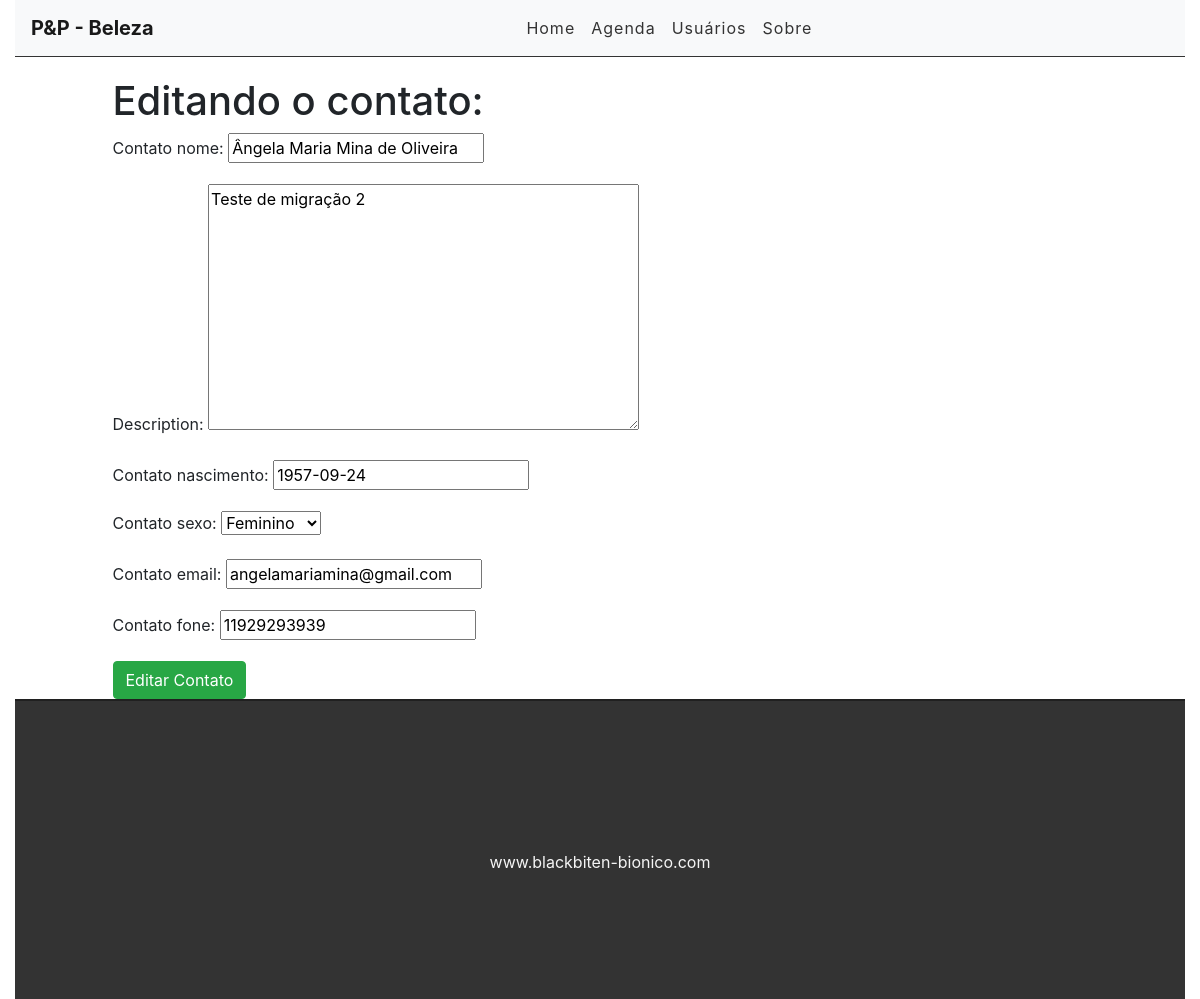
/edit/6, run on the app's committed database.
### busca/models.py (models this page shows)
class Contato(models.Model):
    SEXO_CHOICES = (
        (u'masculino', u'Masculino'),
        (u'feminino', u'Feminino'),
    )
    STATUS_CHOICES = (
        (u'em atendimento', 'Em Atendimento'),
        (u'atendimento encerrado', 'Atendimento encerrado'),
        (u'encerrado', 'Encerrado'),
    )
    contato_id = models.AutoField(primary_key=True)
    contato_nome = models.CharField(max_length=45)
    contato_nascimento = models.DateField()
    contato_sexo = models.CharField(max_length=50, choices=SEXO_CHOICES)
    contato_email = models.CharField(max_length=50)
    contato_fone = models.CharField(max_length=11)
    description = models.TextField()
    status = models.CharField(max_length=50, choices=STATUS_CHOICES,)
    created_at = models.DateTimeField(auto_now_add=True)
    update_at = models.DateTimeField(auto_now=True)

### busca/views.py (the view)
# urls.py: path('edit/<int:contato_id>', views.editcontato, name='edit-contato'),
def editcontato(request, contato_id):
    contato = get_object_or_404(Contato, pk=contato_id)
    form = ContatoForm(instance=contato)
    if(request.method== 'POST'):
        form = ContatoForm(request.POST, instance=contato)
        if(form.is_valid()):
            contato.save()
            return redirect('/')
        else:
            return render(request, 'busca/editcontato.html', {'form': form, 'contato': contato})
    else:
        return render(request, 'busca/editcontato.html', {'form': form, 'contato': contato})

### busca/forms.py
class ContatoForm(forms.ModelForm):
    class Meta:
        model = Contato
        fields = ('contato_nome',
                  'description',
                  'contato_nascimento',
                  'contato_sexo',
                  'contato_email',
                  'contato_fone' )

### busca/templates/busca/editcontato.html (shortened to what this page needs)
{% extends 'base.html' %}
{% block content %}
<div class="offset-1 col-10 list-div">
    <h1>Editando o contato: {{Contato.contato_nome}}</h1>
    <form method="POST">
        {{ form.as_p }}
        <input type="submit" class="btn btn-success" value="Editar Contato">
    </form>
</div>
{% endblock %}

### busca/static/css/styles.css (style rules this page uses)
.list-div { padding: 0; }

### data on the page
Contato: contato_nome "Ângela Maria Mina de Oliveira", description "Teste de migração 2", contato_nascimento "1957-09-24", contato_sexo "Feminino", contato_email "angelamariamina@gmail.com", contato_fone "11929293939"
